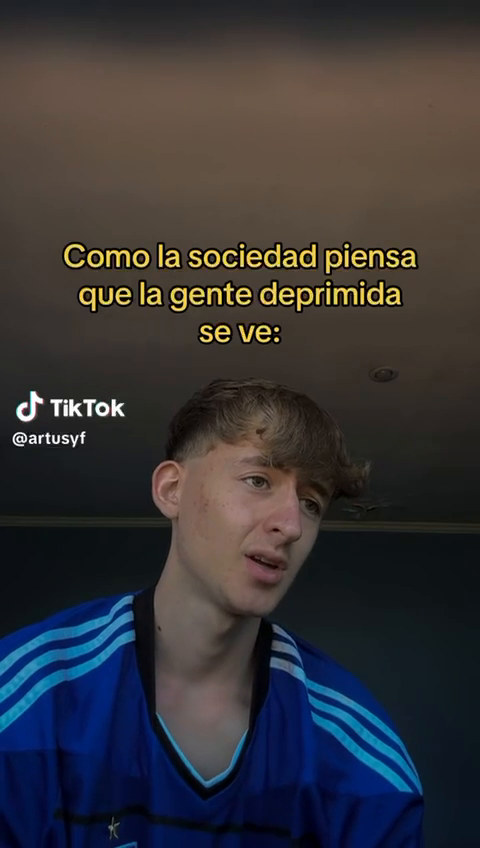
#> input picture frame 46 of 1_Proyecto_Rostros/Video/v1.mp4, 480 x 848 px
$ jupyter execute Dataset_generator.ipynb
#> lines starting #> are read from the running program, lines starting #| are printed output that depends on the picture
[cell 1]
import cv2 as cv

cap = cv.VideoCapture("C:/Projects/ITM/INTELIGENCIA ARTIFICIAL/Unidad 3/Data/Video/v1.mp4")
i = 0

while cap.isOpened():  # Mientras el video esté abierto
    ret, frame = cap.read()
#> frame is the input picture: shape (848, 480, 3); mean B, G, R 56.2, 53, 54.5

    if not ret:  # Si no se puede leer más del video, termina el bucle
        break

    cv.imshow('img', frame)
    k = cv.waitKey(1)
#> (key Esc is pressed here)

    resized_frame = cv.resize(frame, (28, 28))
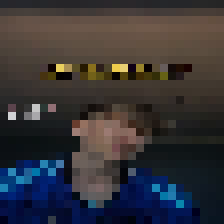
#> resized_frame: shape (28, 28, 3) (shown 8 times larger); mean B, G, R 55.4, 51.9, 53.8

    cv.imwrite("C:/Projects/ITM/INTELIGENCIA ARTIFICIAL/Unidad 3/Data/Img/NapoliCampeon/frame_{}.jpg".format(i), resized_frame)

    i += 1

    # Presiona esc para salir
    if k == 27:
        break

cap.release()
cv.destroyAllWindows()


$ run again, starting later in the video
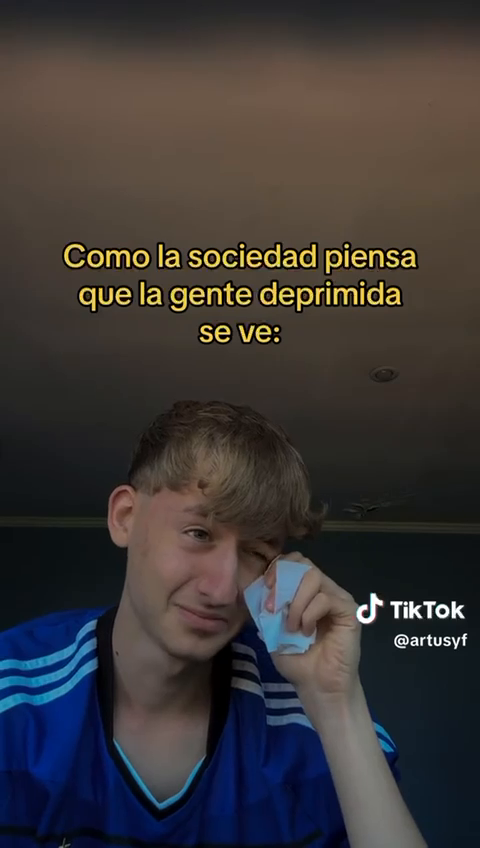
#> input picture frame 207 of 1_Proyecto_Rostros/Video/v1.mp4, 480 x 848 px
#> frame is the input picture: shape (848, 480, 3); mean B, G, R 55.3, 55.7, 59.9
#> `resized_frame = cv.resize(frame, (28, 28))`:
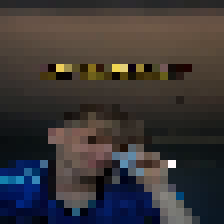
#> resized_frame: shape (28, 28, 3) (shown 8 times larger); mean B, G, R 53.9, 53.9, 58.1

$ run again, starting later in the video
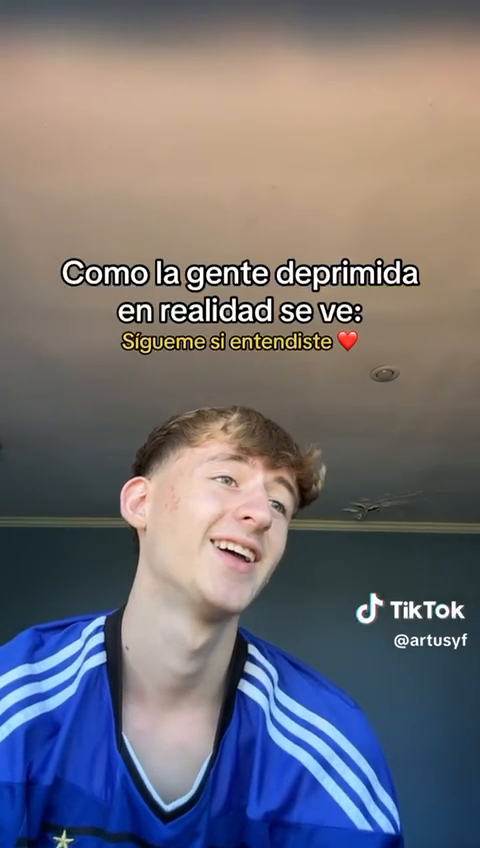
#> input picture frame 368 of 1_Proyecto_Rostros/Video/v1.mp4, 480 x 848 px
#> frame is the input picture: shape (848, 480, 3); mean B, G, R 118.7, 112.6, 115.7
#> `resized_frame = cv.resize(frame, (28, 28))`:
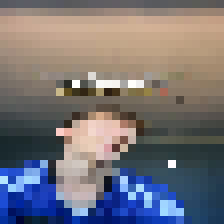
#> resized_frame: shape (28, 28, 3) (shown 8 times larger); mean B, G, R 119.6, 113.9, 116.9
